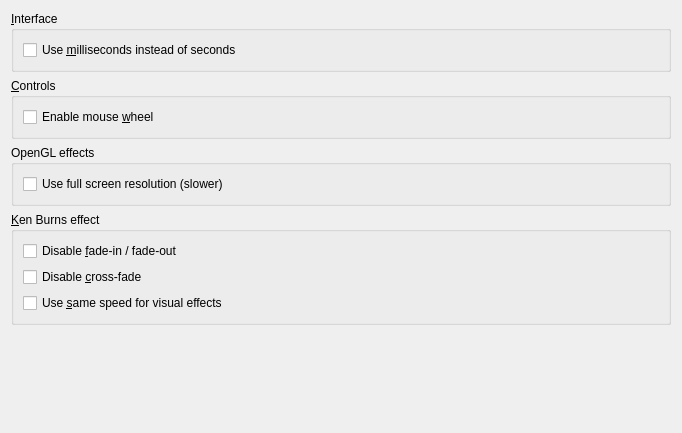
<?xml version="1.0" encoding="UTF-8"?>
<ui version="4.0">
 <class>PresentationAdvPage</class>
 <widget class="QWidget" name="PresentationAdvPage">
  <property name="geometry">
   <rect>
    <x>0</x>
    <y>0</y>
    <width>682</width>
    <height>433</height>
   </rect>
  </property>
  <layout class="QVBoxLayout" name="verticalLayout_4">
   <item>
    <widget class="QGroupBox" name="groupBox">
     <property name="sizePolicy">
      <sizepolicy hsizetype="MinimumExpanding" vsizetype="Minimum">
       <horstretch>0</horstretch>
       <verstretch>0</verstretch>
      </sizepolicy>
     </property>
     <property name="title">
      <string>&amp;Interface</string>
     </property>
     <layout class="QVBoxLayout" name="verticalLayout_2">
      <item>
       <widget class="QCheckBox" name="m_useMillisecondsCheckBox">
        <property name="sizePolicy">
         <sizepolicy hsizetype="MinimumExpanding" vsizetype="Fixed">
          <horstretch>0</horstretch>
          <verstretch>0</verstretch>
         </sizepolicy>
        </property>
        <property name="text">
         <string>Use &amp;milliseconds instead of seconds</string>
        </property>
       </widget>
      </item>
     </layout>
    </widget>
   </item>
   <item>
    <widget class="QGroupBox" name="groupBox_3">
     <property name="sizePolicy">
      <sizepolicy hsizetype="MinimumExpanding" vsizetype="Minimum">
       <horstretch>0</horstretch>
       <verstretch>0</verstretch>
      </sizepolicy>
     </property>
     <property name="title">
      <string>&amp;Controls</string>
     </property>
     <layout class="QVBoxLayout" name="verticalLayout">
      <item>
       <widget class="QCheckBox" name="m_enableMouseWheelCheckBox">
        <property name="sizePolicy">
         <sizepolicy hsizetype="MinimumExpanding" vsizetype="Fixed">
          <horstretch>0</horstretch>
          <verstretch>0</verstretch>
         </sizepolicy>
        </property>
        <property name="toolTip">
         <string>Enable mouse wheel to move between slides.</string>
        </property>
        <property name="text">
         <string>Enable mouse &amp;wheel </string>
        </property>
       </widget>
      </item>
     </layout>
    </widget>
   </item>
   <item>
    <widget class="QGroupBox" name="groupBox_4">
     <property name="title">
      <string>OpenGL effects</string>
     </property>
     <layout class="QVBoxLayout" name="verticalLayout_3">
      <item>
       <widget class="QCheckBox" name="m_openGlFullScale">
        <property name="text">
         <string>Use full screen resolution (slower)</string>
        </property>
       </widget>
      </item>
     </layout>
    </widget>
   </item>
   <item>
    <widget class="QGroupBox" name="groupBox_2">
     <property name="sizePolicy">
      <sizepolicy hsizetype="MinimumExpanding" vsizetype="Minimum">
       <horstretch>0</horstretch>
       <verstretch>0</verstretch>
      </sizepolicy>
     </property>
     <property name="title">
      <string>&amp;Ken Burns effect</string>
     </property>
     <layout class="QVBoxLayout" name="verticalLayout_5">
      <item>
       <widget class="QCheckBox" name="m_kbDisableFadeCheckBox">
        <property name="sizePolicy">
         <sizepolicy hsizetype="MinimumExpanding" vsizetype="Minimum">
          <horstretch>0</horstretch>
          <verstretch>0</verstretch>
         </sizepolicy>
        </property>
        <property name="text">
         <string>Disable &amp;fade-in / fade-out</string>
        </property>
       </widget>
      </item>
      <item>
       <widget class="QCheckBox" name="m_kbDisableCrossfadeCheckBox">
        <property name="sizePolicy">
         <sizepolicy hsizetype="MinimumExpanding" vsizetype="Minimum">
          <horstretch>0</horstretch>
          <verstretch>0</verstretch>
         </sizepolicy>
        </property>
        <property name="text">
         <string>Disable &amp;cross-fade</string>
        </property>
       </widget>
      </item>
       <item>
         <widget class="QCheckBox" name="m_enableKenBurnsSameSpeed">
          <property name="text">
           <string>Use &amp;same speed for visual effects</string>
          </property>
         </widget>
        </item>
     </layout>
    </widget>
   </item>
   <item>
    <spacer name="verticalSpacer_3">
     <property name="orientation">
      <enum>Qt::Vertical</enum>
     </property>
     <property name="sizeHint" stdset="0">
      <size>
       <width>142</width>
       <height>119</height>
      </size>
     </property>
    </spacer>
   </item>
  </layout>
 </widget>
 <resources/>
 <connections/>
</ui>
